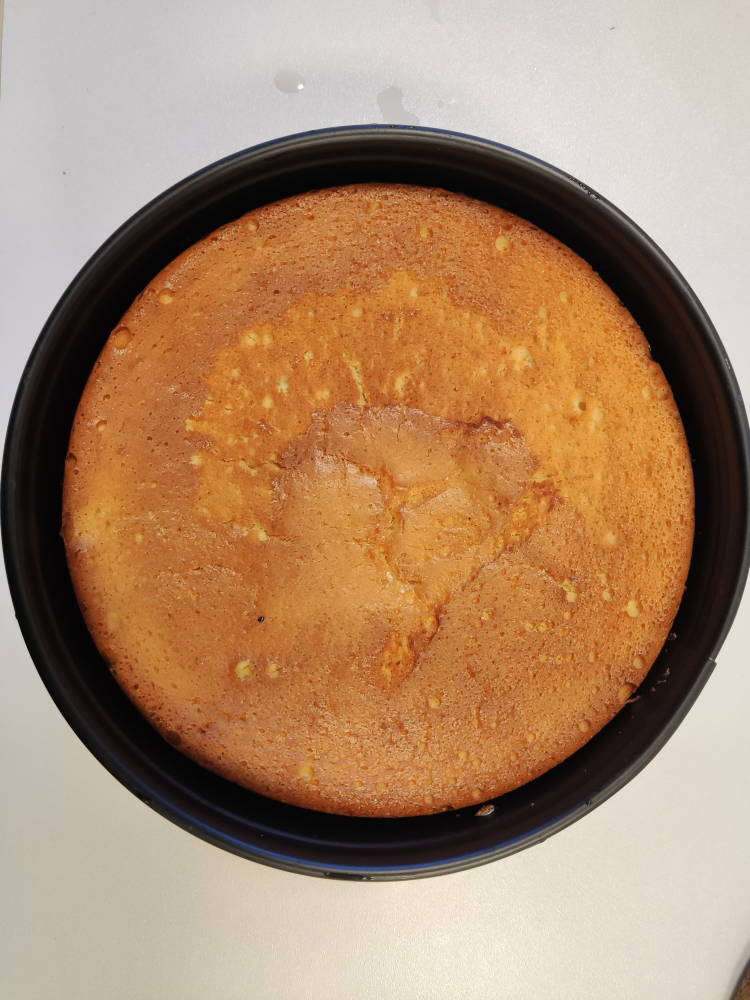
#> input picture Assets/task2/src_org.jpg, 3000 x 4000 px (shown at 1/4 size); the run also reads 1 picture not shown here
$ jupyter execute task2.ipynb
#> lines starting #> are read from the running program, lines starting #| are printed output that depends on the picture
# Master

## task 2:

### Take a picture of a bilboard on the streets of Wuerzburg from a perspective view and overlay another picture on it, like in this tutorial . Both pictures must be taken by you. (easy - 0.75p)

[cell 1]
from matplotlib import pyplot as plt
from os import path
# code reference: https://medium.com/@conghung43/image-projective-transformation-with-opencv-python-f0028aaf2b6d
# since the resolutions of photos taken by my phone are too large, I have to scale them down to display on my screen properly
import cv2 as cv2
import numpy as np
from PIL import Image, ImageOps


## code generated by Google aistudio: Gemini 2.5 Pro Preview 03-25
# I don't know how to display my photo taken by my phone which has sRGB color representation property
def display_image(image_np, title='Image'):
    """Displays a NumPy array image using Matplotlib."""
    if image_np is None:
        print("Cannot display None image.")
        return
    if image_np.ndim != 3 or image_np.shape[2] != 3:
        print(f"Image needs to be 3 channels (RGB) for display, but got shape {image_np.shape}")
        # Optionally try grayscale display:
        # plt.imshow(image_np, cmap='gray')
        return
    # Increased size slightly
    fig, ax = plt.subplots(figsize=(10,10))
    ax.imshow(image_np)
    ax.set_title(title)
    ax.axis('off')
    plt.show()

if __name__ == '__main__':
    # my own code: use a file path instead fixed string
    task2_dir = "Assets/task2"
    task2_src_image_name = "src_org.jpg"
    src_image_path = path.join(task2_dir, task2_src_image_name)
    # print image
    src_image_pil = Image.open(src_image_path)
#> src_image_pil is the input picture: PIL image 3000x4000 RGB; mean R, G, B 171.2, 137.5, 107.7
    src_image_pil = ImageOps.exif_transpose(src_image_pil)
    image1_np_rgb = np.array(src_image_pil)
    display_image(image1_np_rgb, 'paste Image (via Pillow)')
    # Read source image
    img_src = cv2.imread(src_image_path, cv2.IMREAD_COLOR)
    # cv2.imwrite('source_image.jpg', img_src)
    h, w, c = img_src.shape
#> h = 4000; w = 3000; c = 3
    # Get source image parameter: [[left,top], [left,bottom], [right, top], [right, bottom]]
    # here get the whole image as lab code:
    # src_pts = np.float32([[0, 0], [0, test_chart.shape[0]], [test_chart.shape[1], 0], [test_chart.shape[1], test_chart.shape[0]]])
    img_src_coordinate = np.array([[0, 0], [0, h], [w, 0], [w, h]])
    # also use a file path to read destination image
    task2_dest_image_name = "bg_org.jpg"
    dest_image_path = path.join(task2_dir, task2_dest_image_name)
    # print image
    dest_image_pil = Image.open(dest_image_path)
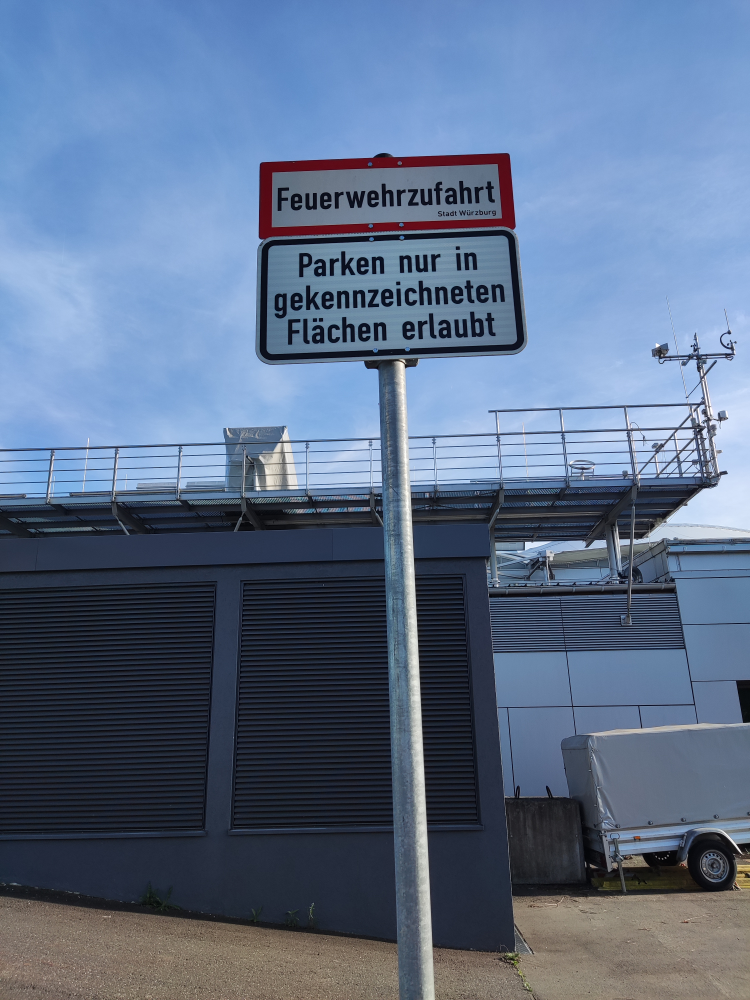
#> input picture Assets/task2/bg_org.jpg, 3000 x 4000 px (shown at 1/4 size)
#> dest_image_pil is the input picture: PIL image 3000x4000 RGB; mean R, G, B 92.9, 110.7, 137.7
    dest_image_pil = ImageOps.exif_transpose(dest_image_pil)
    image1_np_rgb = np.array(dest_image_pil)
    display_image(image1_np_rgb, 'dest Image (via Pillow)')
    # read background image
    img_dest = cv2.imread(dest_image_path, cv2.IMREAD_COLOR)
    # copy destination image for get_paste_position (Just avoid destination image will be draw)
    img_dest_copy = img_dest.copy()  #np.tile(img_dest, 1)
    # Here I figure out the coordinate by hand
    paste_coordinate = [[1039,650],[1020,1457],[2116,610],[2112,1423]]
    paste_coordinate = np.array(paste_coordinate)

    # Get perspective matrix, describe how to transform the pixels from the source image (img_src) to their new positions
    matrix, _ = cv2.findHomography(img_src_coordinate, paste_coordinate, 0)
    print(f'matrix: {matrix}')
#| matrix: [[ 3.53388545e-01 -8.26017845e-03  1.03900000e+03]
#|  [-1.49510023e-02  1.96735951e-01  6.50000000e+02]
#|  [-2.65191627e-06 -3.44135142e-06  1.00000000e+00]]
    # use the matrix to do the transformation
    perspective_img = cv2.warpPerspective(img_src, matrix, (img_dest.shape[1], img_dest.shape[0]))
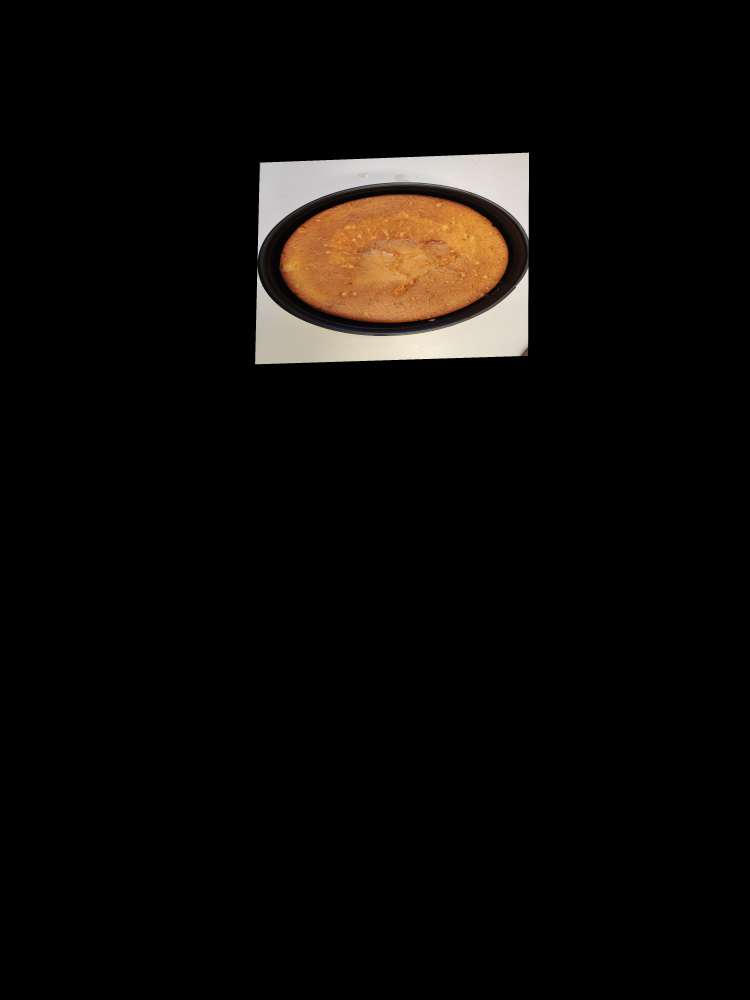
#> perspective_img: shape (4000, 3000, 3) (shown at 1/4 size); mean B, G, R 7.9, 10.1, 12.5
    cv2.copyTo(src=perspective_img, mask=np.tile(perspective_img, 1), dst=img_dest)
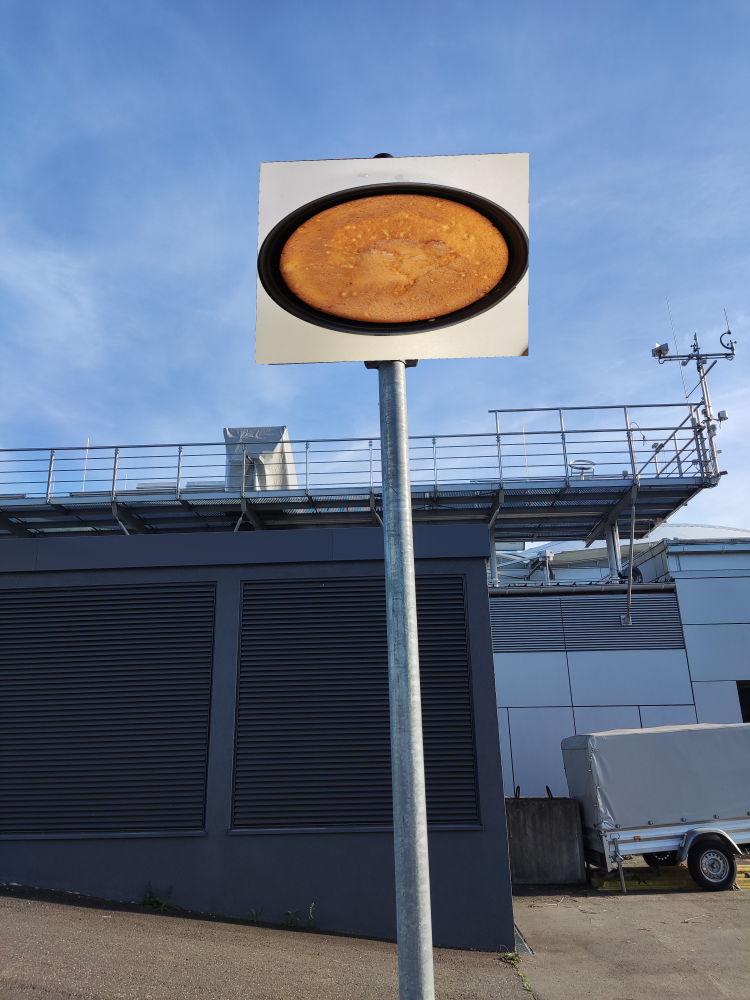
#> img_dest: shape (4000, 3000, 3) (shown at 1/4 size); mean B, G, R 137.4, 114.1, 99.4
    # convert BGR to RGB before displaying
    img_dest_rgb = cv2.cvtColor(img_dest, cv2.COLOR_BGR2RGB)
    display_image(img_dest_rgb, 'dest Image after replacement (via Pillow)')

[cell 2]
# window fails to pop up at chrome
from os import path
# code reference: https://medium.com/@conghung43/image-projective-transformation-with-opencv-python-f0028aaf2b6d
# since the resolutions of photos taken by my phone are too large, I have to scale them down to display on my screen properly
import cv2 as cv2
import numpy as np


# capture mouse motion to find four points that will be replaced by another image
def get_paste_position(event, x, y, flags, paste_coordinate_list):
    cv2.imshow('collect coordinate', img_dest_copy)
    if event == cv2.EVENT_LBUTTONUP:
        # Draw circle right in click position
        cv2.circle(img_dest_copy, (x, y), 2, (0, 0, 255), -1)
        # Append new clicked coordinate to paste_coordinate_list
        paste_coordinate_list.append([x, y])

if __name__ == '__main__':
    # my own code: use a file path instead fixed string
    task2_dir = "Assets/task2"
    task2_src_image_name = "src.jpg"
    src_image_path = path.join(task2_dir, task2_src_image_name)
    # Read source image
    img_src = cv2.imread(src_image_path, cv2.IMREAD_COLOR)
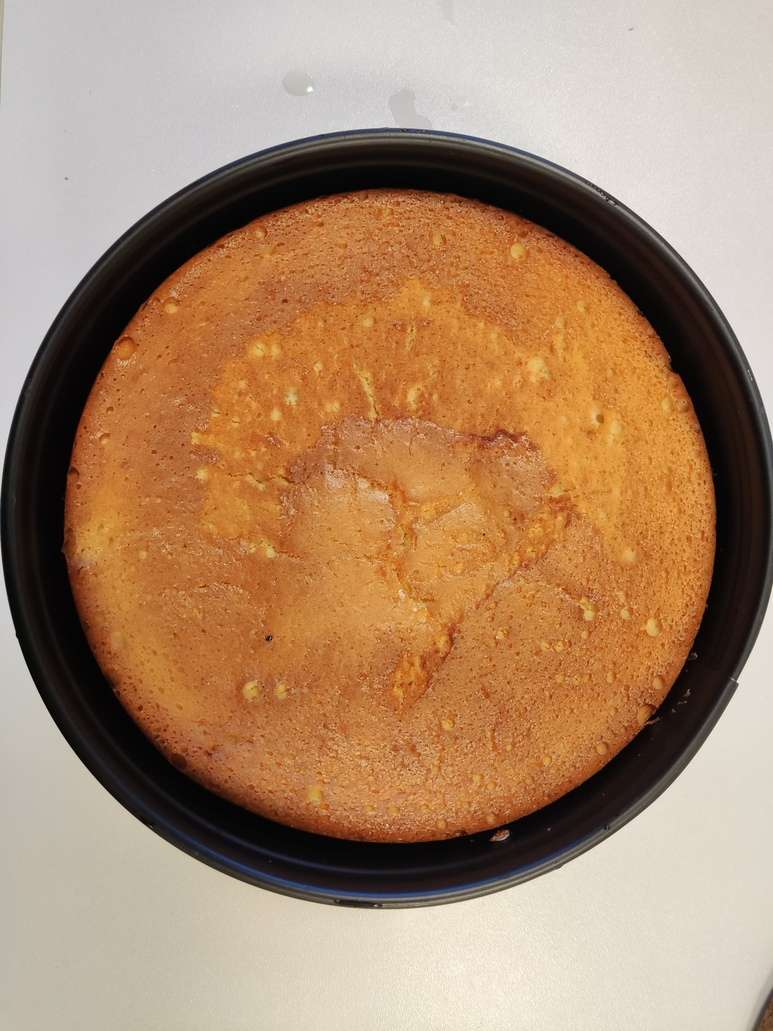
#> input picture Assets/task2/src.jpg, 773 x 1031 px
#> img_src is the input picture: shape (1031, 773, 3); mean B, G, R 107.7, 137.5, 171.2
    # cv2.imwrite('source_image.jpg', img_src)
    h, w, c = img_src.shape
#> h = 1031; w = 773
    # Get source image parameter: [[left,top], [left,bottom], [right, top], [right, bottom]]
    # here get the whole image as lab code:
    # src_pts = np.float32([[0, 0], [0, test_chart.shape[0]], [test_chart.shape[1], 0], [test_chart.shape[1], test_chart.shape[0]]])
    img_src_coordinate = np.array([[0, 0], [0, h], [w, 0], [w, h]])
    # also use a file path to read destination image
    task2_dest_image_name = "bg.jpg"
    dest_image_path = path.join(task2_dir, task2_dest_image_name)
    img_dest = cv2.imread(dest_image_path, cv2.IMREAD_COLOR)
    # copy destination image for get_paste_position (Just avoid destination image will be draw)
    img_dest_copy = img_dest.copy()  #np.tile(img_dest, 1)
    # use a pop-up window to get coordinate paste_coordinate in destination image
    paste_coordinate = []
    cv2.namedWindow('collect coordinate')
    cv2.setMouseCallback('collect coordinate', get_paste_position, paste_coordinate)
    # wait until click 4 times
    while True:
        cv2.waitKey(1)
        if len(paste_coordinate) == 4:
            break
    paste_coordinate = np.array(paste_coordinate)
    # Get perspective matrix, describe how to transform the pixels from the source image (img_src) to their new positions
    matrix, _ = cv2.findHomography(img_src_coordinate, paste_coordinate, 0)
    print(f'matrix: {matrix}')
    # use the matrix to do the transformation
    perspective_img = cv2.warpPerspective(img_src, matrix, (img_dest.shape[1], img_dest.shape[0]))
    cv2.imshow('img', perspective_img)
    cv2.copyTo(src=perspective_img, mask=np.tile(perspective_img, 1), dst=img_dest)
    cv2.imshow('result', img_dest)
    cv2.waitKey()
    cv2.destroyAllWindows()
